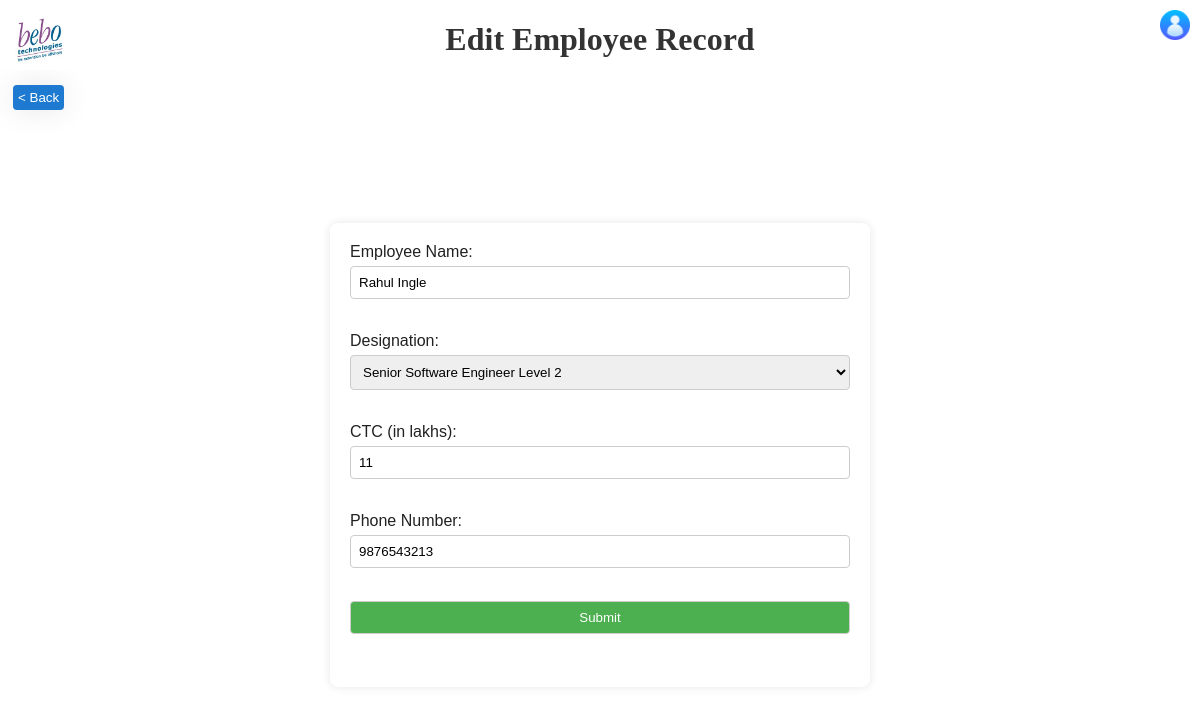
Page /edit/25 (signed in) on the committed database.
### tables this page shows
CREATE TABLE EMPLOYEES (id INTEGER PRIMARY KEY AUTOINCREMENT NOT NULL, name TEXT, email TEXT, designation TEXT, ctc TEXT, phone TEXT);

### app.py (the view)
@app.route('/edit/<int:record_id>')
def edit(record_id):
    if "username" in session:
        record = get_record_by_id(record_id)
        if record:
            return render_template('edit.html', record=record)
        else:
            flash(f"No record associated with this id: {record_id}", 'error')
            return redirect(url_for('index'))
    return render_template('login.html', msg='Please login first')

### app.py (called while the page is built)
def get_record_by_id(record_id):
    conn = sqlite3.connect('database.db')
    cursor = conn.cursor()
    cursor.execute('SELECT * FROM employees WHERE id=?', (record_id,))
    record = cursor.fetchone()
    conn.close()
    return record

### templates/edit.html (shortened to what this page needs)
<!DOCTYPE html>
{% extends 'common.html' %}
{% block content %}
<body>
    <center>
        <h1>Edit Employee Record</h1>
    </center>
    <button class="back-button" id="backButton">< Back</button>
    <div class="loginbody">
        <form method="POST" action="{{ url_for('add') }}" class="infoForm">
            <label>Employee Name:</label>
            <input type="text" name="name" value="{{ record[1] if record else '' }}" placeholder="Type name.." required><br/><br/>
            <label>Designation:</label>
            <select name="designation" required>
                {% for option in ["Trainee", "Associate Software Engineer", "Software Engineer Level 1", "Software Engineer Level 2", "Senior Software Engineer Level 1", "Senior Software Engineer Level 2", "Module Lead Level 1", "Module Lead Level 2", "Associate Team Lead", "Team Lead", "Manager", "Senior Manager", "Director", "Senior Director", "CEO"] %}
                    <option value="{{ option }}" {% if record and option == record[3] %}selected{% endif %}>{{ option }}</option>
                {% endfor %}
            </select><br/><br/>
            <label>CTC (in lakhs):</label>
            <input type="number" name="ctc" value="{{ record[4] if record else '' }}" placeholder="Type CTC.." min="1" max="100" step=".01" required><br/><br/>
            <label>Phone Number:</label>
            <input type="tel" name="phone" value="{{ record[5] if record else '' }}" placeholder="Type phone number.." pattern="[0-9]{10}" required><br/><br/>
            <input type="submit" value="Submit"><br/><br/>
        </form>
    </div>
</body>
{% endblock %}

### static/joincss.css (style rules this page uses)
.loginbody { font-family: Arial, sans-serif; margin: 0; padding: 0; display: flex; align-items: center; justify-content: center; height: 85vh; }
h1 { text-align: center; color: #333; }
label { display: inline-block; margin-bottom: 5px; color: #212121; }
input { width: 100%; padding: 8px; margin-bottom: 15px; box-sizing: border-box; border: 1px solid #ccc; border-radius: 4px; }
select { display: inline-block; width: 100%; padding: 8px; margin-bottom: 15px; box-sizing: border-box; border: 1px solid #ccc; border-radius: 4px; }
input[type="submit"] { background-color: #4caf50; color: #fff; cursor: pointer; width: 100%; }
.infoForm { background-color: #fff; padding: 20px; border-radius: 8px; box-shadow: 0 0 10px rgba(0, 0, 0, 0.1); width: 500px; margin: 20px; }
.back-button { background: rgb(30, 122, 208); box-shadow: 0 0 30px rgba(0, 0, 0, 0.1); color: #fff; border: none; cursor: pointer; padding: 5px; border-radius: 4px; margin: 5px; }

### rows in the picture
EMPLOYEES: name "Rahul Ingle", designation "Senior Software Engineer Level 2", ctc "11", phone "9876543213"
